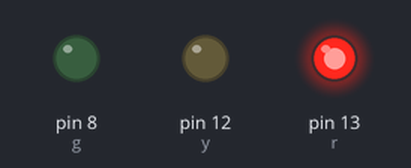
The sketch below on a simulated Arduino Uno, built with avr-gcc and run on an emulated ATmega328P. Parts: output pins drawn as LEDs (lit = HIGH).

Above: at 0.05 s.
At 0.75 s:
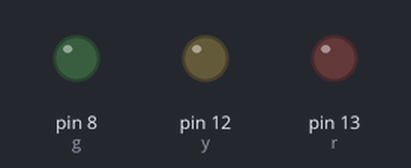
At 1.45 s:
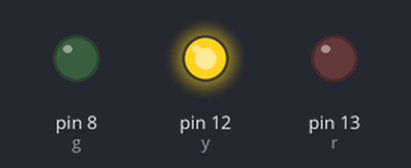
At 2.85 s:
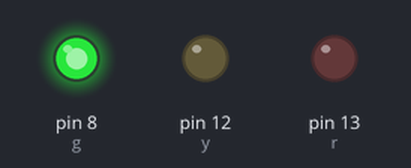
Timing chart, 0 to 3.1 s (numbered marks = the images above):
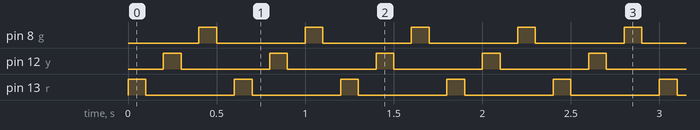

Measured:
- by itself, pin 8 (g), pin 12 (y), pin 13 (r): alternates HIGH for 0.10 s and LOW for 0.50 s

The sketch:

3light.ino
```cpp
// 디지털 신호등
// 레드 pin 13, 옐로 pin 12, 그린 pin 8
int r=13, y=12, g=8;

void setup() {
  // 레드
  pinMode(r,OUTPUT);
  // 옐로
  pinMode(y,OUTPUT);
  // 그린
  pinMode(g,OUTPUT);
}

void loop() {
  // 레드 LED 온 - 오프
  digitalWrite(r,HIGH);
  delay(100);
  digitalWrite(r,LOW);
  delay(100);

  // 옐로 LED 온 - 오프
  digitalWrite(y,HIGH);
  delay(100);
  digitalWrite(y,LOW);
  delay(100);

  // 그린 LED 온 - 오프
  digitalWrite(g,HIGH);
  delay(100);
  digitalWrite(g,LOW);
  delay(100);
}
```
